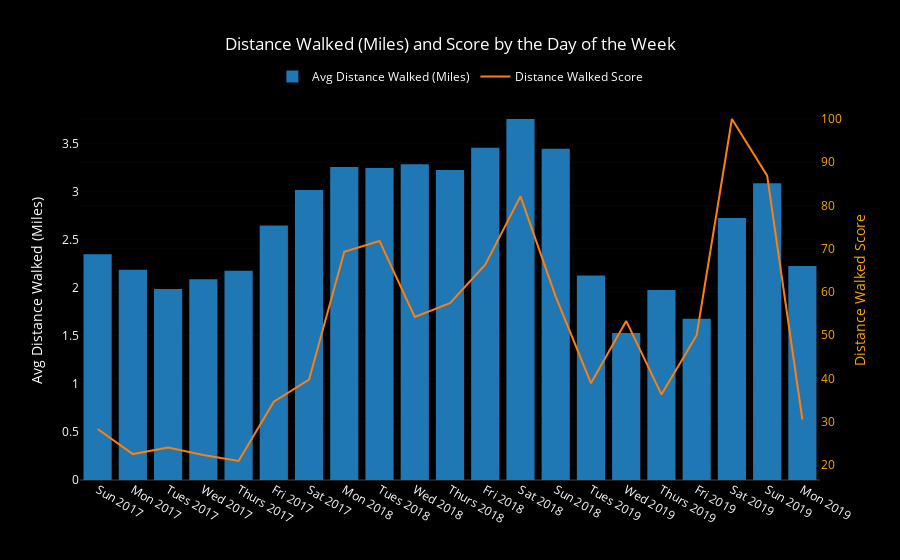

Notebook code cell kept with this figure:
### Code cell
bars = go.Bar(x=dow_df.weekday_year, y=dow_df.mean_dist,
              name='Avg Distance Walked (Miles)', yaxis='y1')

score_line = go.Scatter(x=dow_df.weekday_year, y=dow_df.dist_score,
                        name='Distance Walked Score', yaxis='y2')

layout = go.Layout({'plot_bgcolor': 'black', 'paper_bgcolor': 'black',
                    'font': {'color': 'white'},
                    'legend': {'orientation': 'h', 'x': .26, 'y': 1.1},
                    'title': 'Distance Walked (Miles) and Score by the Day of the Week ',
                    'yaxis': {'title': 'Avg Distance Walked (Miles)'},
                    'yaxis2': {'title': 'Distance Walked Score',
                               'titlefont': {'color': 'orange'},
                               'tickfont': {'color': 'orange'},
                               'overlaying': 'y',
                               'side': 'right'},
                   'xaxis': {'type': '-'}})

data = [bars, score_line]
fig = go.Figure(data=data, layout=layout)
iplot(fig)

### Figure 1 — Plotly figure (JSON) as saved in the notebook; plotly's stock layout.template omitted (floating-point values rounded to 4 significant figures)
{"data": [{"name": "Avg Distance Walked (Miles)", "type": "bar", "uid": "2c9928dd-9546-4ddf-a25c-fd349864179e", "x": ["Sun 2017", "Mon 2017", "Tues 2017", "Wed 2017", "Thurs 2017", "Fri 2017", "Sat 2017", "Mon 2018", "Tues 2018", "Wed 2018", "Thurs 2018", "Fri 2018", "Sat 2018", "Sun 2018", "Tues 2019", "Wed 2019", "Thurs 2019", "Fri 2019", "Sat 2019", "Sun 2019", "Mon 2019"], "y": [2.35, 2.19, 1.99, 2.09, 2.18, 2.65, 3.02, 3.26, 3.25, 3.29, 3.23, 3.46, 3.76, 3.45, 2.13, 1.53, 1.98, 1.68, 2.73, 3.09, 2.23], "yaxis": "y"}, {"name": "Distance Walked Score", "type": "scatter", "uid": "faac38e2-8673-4c46-8d99-daea5c477657", "x": ["Sun 2017", "Mon 2017", "Tues 2017", "Wed 2017", "Thurs 2017", "Fri 2017", "Sat 2017", "Mon 2018", "Tues 2018", "Wed 2018", "Thurs 2018", "Fri 2018", "Sat 2018", "Sun 2018", "Tues 2019", "Wed 2019", "Thurs 2019", "Fri 2019", "Sat 2019", "Sun 2019", "Mon 2019"], "y": [28.3, 22.5, 24, 22.3, 20.9, 34.6, 39.7, 69.3, 71.8, 54.2, 57.4, 66.3, 82.1, 58.9, 38.9, 53.3, 36.3, 50, 100, 86.9, 30.5], "yaxis": "y2"}], "layout": {"font": {"color": "white"}, "legend": {"orientation": "h", "x": 0.26, "y": 1.1}, "paper_bgcolor": "black", "plot_bgcolor": "black", "title": {"text": "Distance Walked (Miles) and Score by the Day of the Week "}, "xaxis": {"type": "-"}, "yaxis": {"title": {"text": "Avg Distance Walked (Miles)"}}, "yaxis2": {"overlaying": "y", "side": "right", "tickfont": {"color": "orange"}, "title": {"font": {"color": "orange"}, "text": "Distance Walked Score"}}}}
